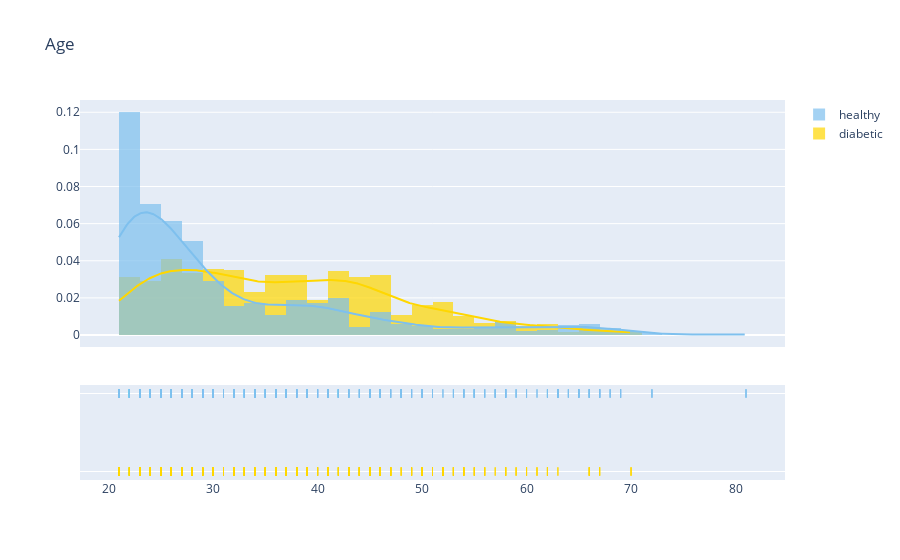
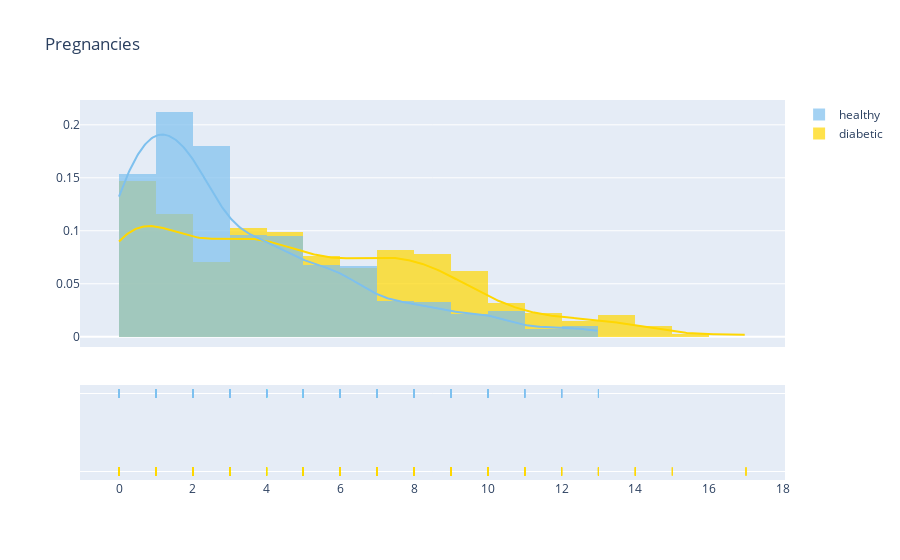

Notebook source saved alongside these figures, in order:
### Code cell
#plot distribution 
plot_distribution('Age', 0)
plot_distribution('Pregnancies', 0)
plot_distribution('DiabetesPedigreeFunction', 0)

### Figure 1 — Plotly figure (JSON) as saved in the notebook; plotly's stock layout.template omitted (floating-point values rounded to 4 significant figures; data arrays with more than 128 entries replaced by an {"elided": "..."} marker saying what was removed)
{"data": [{"autobinx": false, "histnorm": "probability density", "legendgroup": "diabetic", "marker": {"color": "#FFD700"}, "name": "diabetic", "opacity": 0.7, "type": "histogram", "x": {"elided": "684 int values"}, "xaxis": "x", "xbins": {"end": 70, "size": 0, "start": 21}, "yaxis": "y"}, {"autobinx": false, "histnorm": "probability density", "legendgroup": "healthy", "marker": {"color": "#7EC0EE"}, "name": "healthy", "opacity": 0.7, "type": "histogram", "x": {"elided": "1316 int values"}, "xaxis": "x", "xbins": {"end": 81, "size": 0, "start": 21}, "yaxis": "y"}, {"legendgroup": "diabetic", "marker": {"color": "#FFD700"}, "mode": "lines", "name": "diabetic", "showlegend": false, "type": "scatter", "x": {"elided": "500 float values"}, "xaxis": "x", "y": {"elided": "500 float values"}, "yaxis": "y"}, {"legendgroup": "healthy", "marker": {"color": "#7EC0EE"}, "mode": "lines", "name": "healthy", "showlegend": false, "type": "scatter", "x": {"elided": "500 float values"}, "xaxis": "x", "y": {"elided": "500 float values"}, "yaxis": "y"}, {"legendgroup": "diabetic", "marker": {"color": "#FFD700", "symbol": "line-ns-open"}, "mode": "markers", "name": "diabetic", "showlegend": false, "type": "scatter", "x": {"elided": "684 int values"}, "xaxis": "x", "y": {"elided": "684 str values"}, "yaxis": "y2"}, {"legendgroup": "healthy", "marker": {"color": "#7EC0EE", "symbol": "line-ns-open"}, "mode": "markers", "name": "healthy", "showlegend": false, "type": "scatter", "x": {"elided": "1316 int values"}, "xaxis": "x", "y": {"elided": "1316 str values"}, "yaxis": "y2"}], "layout": {"barmode": "overlay", "hovermode": "closest", "legend": {"traceorder": "reversed"}, "title": {"text": "Age"}, "xaxis": {"anchor": "y2", "domain": [0, 1], "zeroline": false}, "yaxis": {"anchor": "free", "domain": [0.35, 1], "position": 0}, "yaxis2": {"anchor": "x", "domain": [0, 0.25], "dtick": 1, "showticklabels": false}}}

### Figure 2 — Plotly figure (JSON) as saved in the notebook; plotly's stock layout.template omitted (floating-point values rounded to 4 significant figures; data arrays with more than 128 entries replaced by an {"elided": "..."} marker saying what was removed)
{"data": [{"autobinx": false, "histnorm": "probability density", "legendgroup": "diabetic", "marker": {"color": "#FFD700"}, "name": "diabetic", "opacity": 0.7, "type": "histogram", "x": {"elided": "684 int values"}, "xaxis": "x", "xbins": {"end": 17, "size": 0, "start": 0}, "yaxis": "y"}, {"autobinx": false, "histnorm": "probability density", "legendgroup": "healthy", "marker": {"color": "#7EC0EE"}, "name": "healthy", "opacity": 0.7, "type": "histogram", "x": {"elided": "1316 int values"}, "xaxis": "x", "xbins": {"end": 13, "size": 0, "start": 0}, "yaxis": "y"}, {"legendgroup": "diabetic", "marker": {"color": "#FFD700"}, "mode": "lines", "name": "diabetic", "showlegend": false, "type": "scatter", "x": {"elided": "500 float values"}, "xaxis": "x", "y": {"elided": "500 float values"}, "yaxis": "y"}, {"legendgroup": "healthy", "marker": {"color": "#7EC0EE"}, "mode": "lines", "name": "healthy", "showlegend": false, "type": "scatter", "x": {"elided": "500 float values"}, "xaxis": "x", "y": {"elided": "500 float values"}, "yaxis": "y"}, {"legendgroup": "diabetic", "marker": {"color": "#FFD700", "symbol": "line-ns-open"}, "mode": "markers", "name": "diabetic", "showlegend": false, "type": "scatter", "x": {"elided": "684 int values"}, "xaxis": "x", "y": {"elided": "684 str values"}, "yaxis": "y2"}, {"legendgroup": "healthy", "marker": {"color": "#7EC0EE", "symbol": "line-ns-open"}, "mode": "markers", "name": "healthy", "showlegend": false, "type": "scatter", "x": {"elided": "1316 int values"}, "xaxis": "x", "y": {"elided": "1316 str values"}, "yaxis": "y2"}], "layout": {"barmode": "overlay", "hovermode": "closest", "legend": {"traceorder": "reversed"}, "title": {"text": "Pregnancies"}, "xaxis": {"anchor": "y2", "domain": [0, 1], "zeroline": false}, "yaxis": {"anchor": "free", "domain": [0.35, 1], "position": 0}, "yaxis2": {"anchor": "x", "domain": [0, 0.25], "dtick": 1, "showticklabels": false}}}
